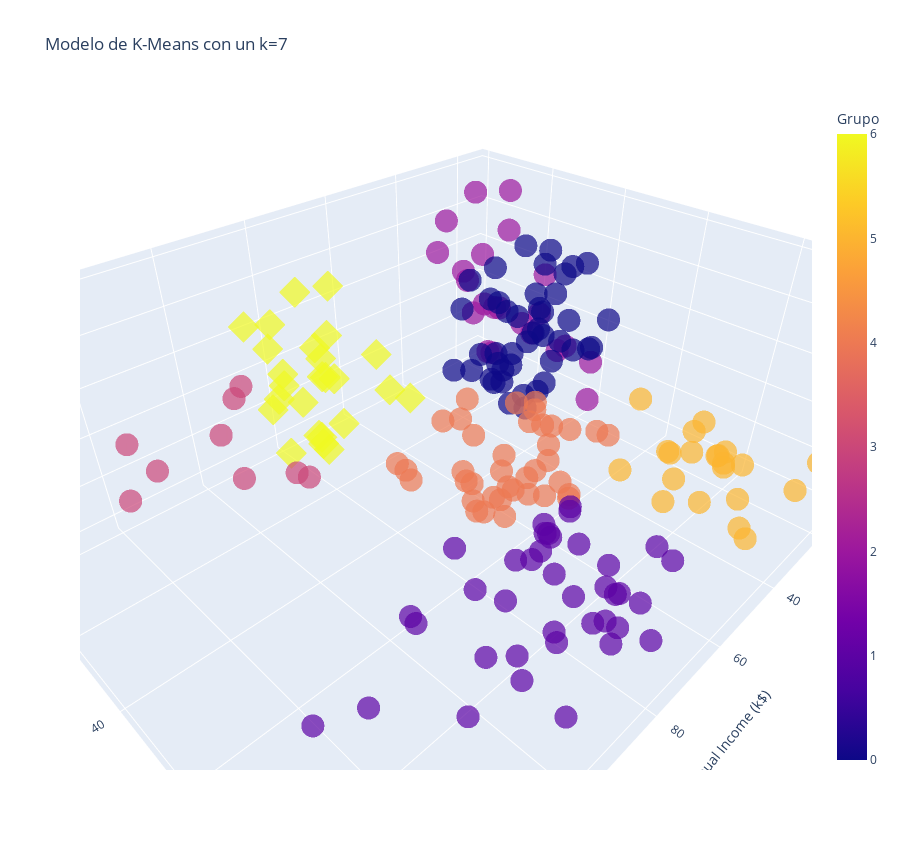

Source (notebook cell):
### Code cell
#Crear un modelo 3D de los datos agrupados

Grafica_3D = px.scatter_3d(dataset, x='Annual Income (k$)', y='Spending Score (1-100)', z='Age', color='Grupo', symbol='Grupo', symbol_map={0:'circle',1:'circle',2:'circle',3:'circle',4:'circle',5:'circle'}, opacity=0.7, width=900, height=850, title=f'Modelo de K-Means con un k={7}', labels={'label':'Cluster'},color_discrete_map={})
Grafica_3D.update_layout(showlegend=False)

### Figure 1 — Plotly figure (JSON) as saved in the notebook; plotly's stock layout.template omitted (floating-point values rounded to 4 significant figures)
{"data": [{"hovertemplate": "Grupo=%{marker.color}<br>Annual Income (k$)=%{x}<br>Spending Score (1-100)=%{y}<br>Age=%{z}<extra></extra>", "legendgroup": "2", "marker": {"color": [2, 2, 2, 2, 2, 2, 2, 2, 2, 2, 2, 2, 2, 2, 2, 2, 2, 2, 2, 2, 2, 2], "coloraxis": "coloraxis", "opacity": 0.7, "symbol": "circle"}, "mode": "markers", "name": "2", "scene": "scene", "showlegend": true, "type": "scatter3d", "x": [15, 16, 17, 18, 19, 19, 20, 20, 21, 23, 24, 25, 28, 28, 29, 30, 33, 33, 34, 37, 39, 39], "y": [39, 6, 40, 6, 3, 14, 15, 13, 35, 29, 35, 5, 14, 32, 31, 4, 4, 14, 17, 26, 36, 28], "z": [19, 20, 31, 35, 64, 67, 58, 37, 35, 52, 35, 46, 54, 45, 40, 60, 53, 49, 42, 36, 48, 49]}, {"hovertemplate": "Grupo=%{marker.color}<br>Annual Income (k$)=%{x}<br>Spending Score (1-100)=%{y}<br>Age=%{z}<extra></extra>", "legendgroup": "5", "marker": {"color": [5, 5, 5, 5, 5, 5, 5, 5, 5, 5, 5, 5, 5, 5, 5, 5, 5, 5, 5, 5, 5, 5], "coloraxis": "coloraxis", "opacity": 0.7, "symbol": "circle"}, "mode": "markers", "name": "5", "scene": "scene", "showlegend": true, "type": "scatter3d", "x": [15, 16, 17, 18, 19, 19, 20, 20, 21, 23, 24, 25, 28, 28, 29, 30, 33, 33, 34, 37, 38, 39], "y": [81, 77, 76, 94, 72, 99, 77, 79, 66, 98, 73, 73, 82, 61, 87, 73, 92, 81, 73, 75, 92, 65], "z": [21, 23, 22, 23, 30, 35, 24, 22, 20, 35, 25, 31, 29, 35, 23, 21, 18, 21, 30, 20, 24, 24]}, {"hovertemplate": "Grupo=%{marker.color}<br>Annual Income (k$)=%{x}<br>Spending Score (1-100)=%{y}<br>Age=%{z}<extra></extra>", "legendgroup": "0", "marker": {"color": [0, 0, 0, 0, 0, 0, 0, 0, 0, 0, 0, 0, 0, 0, 0, 0, 0, 0, 0, 0, 0, 0, 0, 0, 0, 0, 0, 0, 0, 0, 0, 0, 0, 0, 0, 0, 0, 0, 0, 0, 0, 0, 0, 0], "coloraxis": "coloraxis", "opacity": 0.7, "symbol": "circle"}, "mode": "markers", "name": "0", "scene": "scene", "showlegend": true, "type": "scatter3d", "x": [38, 40, 42, 43, 43, 43, 44, 44, 46, 46, 47, 47, 48, 48, 48, 49, 49, 50, 50, 54, 54, 54, 54, 54, 54, 54, 57, 58, 59, 60, 60, 61, 62, 62, 62, 63, 63, 63, 63, 63, 65, 65, 67, 67], "y": [35, 55, 52, 60, 45, 41, 50, 46, 46, 56, 52, 59, 51, 50, 48, 55, 42, 49, 56, 47, 53, 42, 51, 41, 44, 46, 58, 46, 55, 49, 47, 42, 48, 59, 56, 50, 46, 43, 48, 52, 43, 59, 43, 57], "z": [65, 50, 49, 59, 50, 47, 51, 69, 53, 70, 67, 54, 63, 43, 68, 70, 47, 60, 60, 59, 45, 49, 57, 67, 46, 48, 55, 50, 68, 48, 47, 48, 49, 67, 49, 66, 54, 68, 66, 65, 63, 49, 51, 50]}, {"hovertemplate": "Grupo=%{marker.color}<br>Annual Income (k$)=%{x}<br>Spending Score (1-100)=%{y}<br>Age=%{z}<extra></extra>", "legendgroup": "4", "marker": {"color": [4, 4, 4, 4, 4, 4, 4, 4, 4, 4, 4, 4, 4, 4, 4, 4, 4, 4, 4, 4, 4, 4, 4, 4, 4, 4, 4, 4, 4, 4, 4, 4, 4, 4, 4, 4, 4, 4], "coloraxis": "coloraxis", "opacity": 0.7, "symbol": "circle"}, "mode": "markers", "name": "4", "scene": "scene", "showlegend": true, "type": "scatter3d", "x": [39, 40, 40, 40, 42, 43, 46, 46, 48, 48, 48, 54, 54, 54, 54, 54, 57, 58, 59, 60, 60, 60, 60, 61, 62, 62, 62, 63, 64, 64, 65, 65, 67, 67, 69, 70, 72, 76], "y": [61, 47, 42, 42, 60, 54, 51, 55, 59, 59, 47, 54, 48, 52, 55, 57, 55, 60, 41, 40, 42, 52, 50, 49, 41, 55, 42, 54, 42, 46, 48, 50, 56, 40, 58, 29, 34, 40], "z": [31, 27, 29, 31, 33, 31, 27, 19, 18, 19, 32, 26, 40, 23, 38, 21, 22, 34, 18, 40, 32, 24, 27, 20, 23, 26, 21, 19, 38, 19, 18, 19, 27, 38, 40, 23, 25, 28]}, {"hovertemplate": "Grupo=%{marker.color}<br>Annual Income (k$)=%{x}<br>Spending Score (1-100)=%{y}<br>Age=%{z}<extra></extra>", "legendgroup": "1", "marker": {"color": [1, 1, 1, 1, 1, 1, 1, 1, 1, 1, 1, 1, 1, 1, 1, 1, 1, 1, 1, 1, 1, 1, 1, 1, 1, 1, 1, 1, 1, 1, 1, 1, 1, 1, 1, 1, 1, 1, 1], "coloraxis": "coloraxis", "opacity": 0.7, "symbol": "circle"}, "mode": "markers", "name": "1", "scene": "scene", "showlegend": true, "type": "scatter3d", "x": [69, 70, 71, 71, 71, 72, 73, 73, 74, 75, 76, 77, 77, 78, 78, 78, 78, 78, 78, 79, 81, 85, 86, 87, 87, 87, 88, 88, 93, 97, 98, 99, 101, 103, 103, 113, 120, 126, 137], "y": [91, 77, 95, 75, 75, 71, 88, 73, 72, 93, 87, 97, 74, 90, 88, 76, 89, 78, 73, 83, 93, 75, 95, 63, 75, 92, 86, 69, 90, 86, 88, 97, 68, 85, 69, 91, 79, 74, 83], "z": [39, 31, 40, 38, 39, 31, 29, 32, 35, 32, 32, 28, 32, 34, 39, 38, 27, 30, 30, 29, 31, 36, 33, 32, 28, 36, 30, 27, 35, 32, 29, 30, 28, 36, 32, 38, 35, 32, 30]}, {"hovertemplate": "Grupo=%{marker.color}<br>Annual Income (k$)=%{x}<br>Spending Score (1-100)=%{y}<br>Age=%{z}<extra></extra>", "legendgroup": "6", "marker": {"color": [6, 6, 6, 6, 6, 6, 6, 6, 6, 6, 6, 6, 6, 6, 6, 6, 6, 6, 6, 6, 6, 6, 6, 6, 6], "coloraxis": "coloraxis", "opacity": 0.7, "symbol": "diamond"}, "mode": "markers", "name": "6", "scene": "scene", "showlegend": true, "type": "scatter3d", "x": [71, 71, 71, 73, 73, 74, 75, 77, 77, 78, 78, 78, 78, 78, 78, 79, 81, 85, 86, 87, 87, 87, 88, 88, 93], "y": [35, 11, 9, 5, 7, 10, 5, 12, 36, 22, 17, 20, 16, 1, 1, 35, 5, 26, 20, 27, 13, 10, 13, 15, 14], "z": [43, 59, 47, 20, 44, 19, 57, 25, 48, 34, 43, 44, 47, 37, 34, 56, 19, 50, 42, 36, 40, 36, 52, 58, 59]}, {"hovertemplate": "Grupo=%{marker.color}<br>Annual Income (k$)=%{x}<br>Spending Score (1-100)=%{y}<br>Age=%{z}<extra></extra>", "legendgroup": "3", "marker": {"color": [3, 3, 3, 3, 3, 3, 3, 3, 3, 3], "coloraxis": "coloraxis", "opacity": 0.7, "symbol": "circle"}, "mode": "markers", "name": "3", "scene": "scene", "showlegend": true, "type": "scatter3d", "x": [97, 98, 99, 101, 103, 103, 113, 120, 126, 137], "y": [32, 15, 39, 24, 17, 23, 8, 16, 28, 18], "z": [37, 46, 41, 54, 41, 34, 33, 47, 45, 32]}], "layout": {"coloraxis": {"colorbar": {"title": {"text": "Grupo"}}, "colorscale": [[0, "#0d0887"], [0.1111, "#46039f"], [0.2222, "#7201a8"], [0.3333, "#9c179e"], [0.4444, "#bd3786"], [0.5556, "#d8576b"], [0.6667, "#ed7953"], [0.7778, "#fb9f3a"], [0.8889, "#fdca26"], [1, "#f0f921"]]}, "height": 850, "legend": {"title": {"text": "Grupo"}, "tracegroupgap": 0}, "scene": {"aspectmode": "auto", "aspectratio": {"x": 1.429, "y": 1.148, "z": 0.6093}, "camera": {"center": {"x": 0, "y": 0, "z": 0}, "eye": {"x": 0.9366, "y": 0.9366, "z": 0.9366}, "projection": {"type": "perspective"}, "up": {"x": 0, "y": 0, "z": 1}}, "domain": {"x": [0, 1], "y": [0, 1]}, "xaxis": {"title": {"text": "Annual Income (k$)"}, "type": "linear"}, "yaxis": {"title": {"text": "Spending Score (1-100)"}, "type": "linear"}, "zaxis": {"title": {"text": "Age"}, "type": "linear"}}, "showlegend": false, "title": {"text": "Modelo de K-Means con un k=7"}, "width": 900}}
